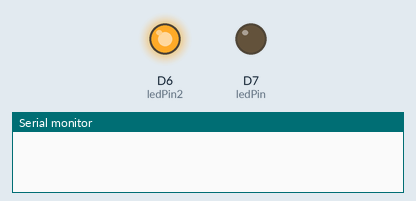
A sketch run on a simulated ESP8266 (NodeMCU). Parts: output pins drawn as LEDs (lit = HIGH), the last lines printed to the serial monitor.

Above: at 0.5 s.
At 4.5 s:
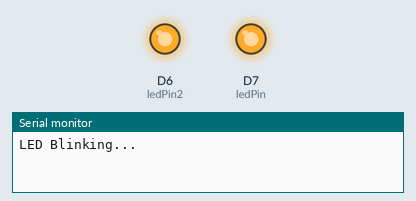
Timing chart, 0 to 6.9 s (numbered marks = the images above):
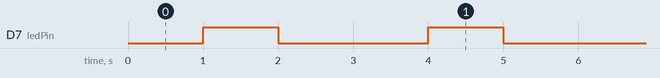

Measured:
- by itself, D7 (ledPin): alternates HIGH for 1.0 s and LOW for 2.0 s

The sketch:

test_esp.ino
```cpp
// Pin connected to the LED
const int ledPin = D7;  // You can use any digital pin, adjust as needed
const int ledPin2= D6;

void setup() {
  pinMode(ledPin, OUTPUT);  // Initialize the LED pin as an output
  pinMode(ledPin2, OUTPUT);  // Initialize the LED pin as an output
  Serial.begin(9600);       // Initialize serial communication
}

void loop() {
  digitalWrite(ledPin2, HIGH); // Turn the LED on
  delay(1000);
  digitalWrite(ledPin, HIGH); // Turn the LED on
  delay(1000);                // Wait for a second
  digitalWrite(ledPin, LOW);  // Turn the LED off
  delay(1000);                // Wait for a second

  // Optional: Print messages to serial monitor for debugging
  Serial.println("LED Blinking...");
}
```
